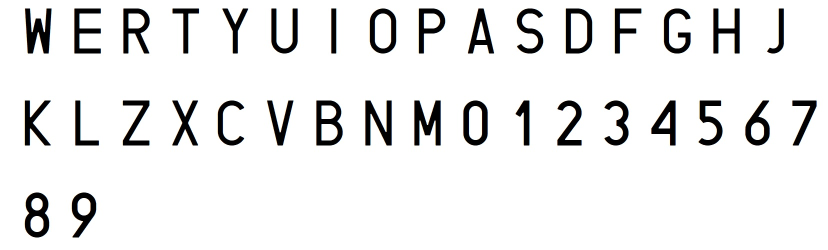
#> input picture resources/all_characters.jpg, 1656 x 500 px, found by its file name (shown at 1/2 size)
$ python car_plate_recognizer.py
#> lines starting #> are read from the running program, lines starting #| are printed output that depends on the picture; after the words box and inside, x2 and y2 are one past the last pixel; in counts of white or black regions, pixels touching at a corner belong together
import numpy as np
import cv2
import os
import glob
import re

from matplotlib import pyplot as plt

all_chars = cv2.imread('resources/all_characters.jpg', 0)
#> all_chars: shape (500, 1656); min 0, max 255, mean 234.4
all_chars_blur = cv2.bilateralFilter(all_chars, 11, 17, 17)
all_chars_edges = cv2.Canny(all_chars_blur, 30, 200)
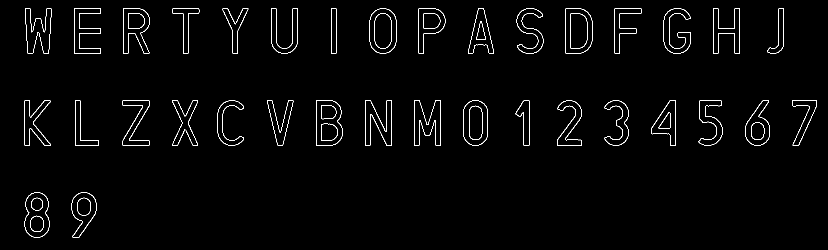
#> all_chars_edges: shape (500, 1656) (shown at 1/2 size); 1.7% white in thin lines or dots, all inside (x1, y1, x2, y2) = (49, 16, 1634, 475)

kNearest = cv2.ml.KNearest_create()

# The size of car_plates in Poland is 520 x 114 mm.
# choose smaller ratio to accept bigger contours
# Width to height ratio of car plates in Poland.
PLATE_HEIGHT_TO_WIDTH_RATIO = 90 / 520

# Width and height ratio of character
CHAR_RATIO_MIN = 0.25
CHAR_RATIO_MAX = 0.85

# Number of characters on polish car plate
CHARACTERS_NUMBER = 7

RESIZED_CHAR_IMAGE_WIDTH = 20
RESIZED_CHAR_IMAGE_HEIGHT = 30


# [64 lines left out: functions train_KNN, get_pontential_chars_ROI, recognize_chars_in_plate, not called in this run]

def empty_callback(value):
    pass


# [143 lines left out: function perform_processing, not called in this run]
